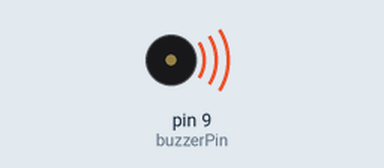
This sketch was run on a simulated Arduino Uno, built with avr-gcc and run on an emulated ATmega328P. Shown: buzzer (waves = sounding).

Above: at 2.5 s.
At 6.5 s:
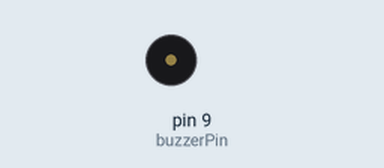
Timing chart, 0 to 10.4 s (numbered marks = the images above):
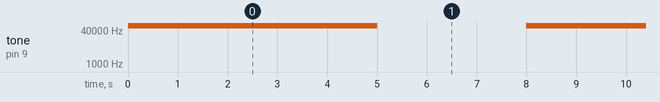

The sketch:

buzzer.ino
```cpp
/*pwm */
int buzzerPin = 9;//buzzer pin initialize
void setup() {
  pinMode(buzzerPin,OUTPUT);

}

void loop() {
  tone(buzzerPin,65000);//tone on ,frequency 0 to 65000 on mega or 20000 uno
  delay(5000);//wait 5 sec
  noTone(buzzerPin);//tone off
  delay(3000);//wait 3 sec
}
```

Measured:
- by itself, tone on pin 9 (buzzerPin): alternates 65000 Hz for 5.0 s and silent for 3.0 s
